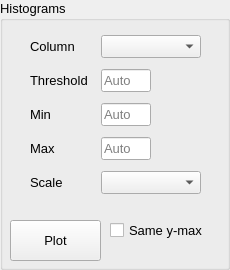
         <widget class="QGroupBox" name="groupBox_4">
          <property name="font">
           <font>
            <family>Ubuntu</family>
            <pointsize>10</pointsize>
           </font>
          </property>
          <property name="title">
           <string>Histograms</string>
          </property>
          <widget class="QCheckBox" name="checkBox_histograms_same_y">
           <property name="enabled">
            <bool>true</bool>
           </property>
           <property name="geometry">
            <rect>
             <x>110</x>
             <y>220</y>
             <width>111</width>
             <height>20</height>
            </rect>
           </property>
           <property name="font">
            <font>
             <family>Ubuntu</family>
             <pointsize>10</pointsize>
            </font>
           </property>
           <property name="toolTip">
            <string>&lt;html&gt;&lt;head/&gt;&lt;body&gt;&lt;p&gt;Creates histograms with the distribution of the absolute fluorescent intensities from each well. The histograms facilitates comparisions of how different well conditions influenses the expression of the target proteins. Sparsely populated well conditions can heavily reduce the comparability between the histograms due to widely different y-max values and are therefore suggested to be filtered out.&lt;/p&gt;&lt;/body&gt;&lt;/html&gt;</string>
           </property>
           <property name="text">
            <string>Same y-max</string>
           </property>
          </widget>
          <widget class="QPushButton" name="pushButton_plot_histograms">
           <property name="geometry">
            <rect>
             <x>10</x>
             <y>220</y>
             <width>91</width>
             <height>41</height>
            </rect>
           </property>
           <property name="font">
            <font>
             <family>Ubuntu</family>
             <pointsize>10</pointsize>
            </font>
           </property>
           <property name="text">
            <string>Plot</string>
           </property>
          </widget>
          <widget class="QWidget" name="layoutWidget">
           <property name="geometry">
            <rect>
             <x>30</x>
             <y>30</y>
             <width>171</width>
             <height>170</height>
            </rect>
           </property>
           <property name="font">
            <font>
             <family>Ubuntu</family>
             <pointsize>10</pointsize>
            </font>
           </property>
           <layout class="QGridLayout" name="gridLayout_16">
            <item row="4" column="2">
             <widget class="QComboBox" name="comboBox_hist_scale">
              <property name="minimumSize">
               <size>
                <width>100</width>
                <height>0</height>
               </size>
              </property>
              <property name="font">
               <font>
                <family>Ubuntu</family>
                <pointsize>10</pointsize>
               </font>
              </property>
             </widget>
            </item>
            <item row="1" column="0" colspan="2">
             <widget class="QLabel" name="label_threshold">
              <property name="minimumSize">
               <size>
                <width>30</width>
                <height>0</height>
               </size>
              </property>
              <property name="font">
               <font>
                <family>Ubuntu</family>
                <pointsize>10</pointsize>
               </font>
              </property>
              <property name="toolTip">
               <string>Channel 3 threshold, click to edit</string>
              </property>
              <property name="statusTip">
               <string>Channel 3 threshold, click to edit</string>
              </property>
              <property name="text">
               <string>Threshold</string>
              </property>
             </widget>
            </item>
            <item row="1" column="2">
             <widget class="QLineEdit" name="lineEdit_threshold">
              <property name="maximumSize">
               <size>
                <width>50</width>
                <height>16777215</height>
               </size>
              </property>
              <property name="font">
               <font>
                <family>Ubuntu</family>
                <pointsize>10</pointsize>
               </font>
              </property>
              <property name="toolTip">
               <string>The threshold must be an integer. &quot;Auto&quot; uses Otsu's method to minimize the intra-class variance.</string>
              </property>
              <property name="statusTip">
               <string>The threshold must be an integer. &quot;Auto&quot; uses Otsu's method to minimize the intra-class variance.</string>
              </property>
              <property name="text">
               <string/>
              </property>
              <property name="placeholderText">
               <string>Auto</string>
              </property>
              <property name="clearButtonEnabled">
               <bool>false</bool>
              </property>
             </widget>
            </item>
            <item row="2" column="2">
             <widget class="QLineEdit" name="lineEdit_xmin">
              <property name="enabled">
               <bool>true</bool>
              </property>
              <property name="maximumSize">
               <size>
                <width>50</width>
                <height>16777215</height>
               </size>
              </property>
              <property name="font">
               <font>
                <family>Ubuntu</family>
                <pointsize>10</pointsize>
               </font>
              </property>
              <property name="toolTip">
               <string>Must be an integer. &quot;Auto&quot; uses the minimum cell intensity in the plate and is sensitive to outliers. Either remove those or set the xrange manually</string>
              </property>
              <property name="statusTip">
               <string>&quot;Auto&quot; uses the minimum cell intensity in the plate and is sensitive to outliers. Either remove those or set the xrange manually</string>
              </property>
              <property name="text">
               <string/>
              </property>
              <property name="placeholderText">
               <string>Auto</string>
              </property>
             </widget>
            </item>
            <item row="3" column="2">
             <widget class="QLineEdit" name="lineEdit_xmax">
              <property name="enabled">
               <bool>true</bool>
              </property>
              <property name="maximumSize">
               <size>
                <width>50</width>
                <height>16777215</height>
               </size>
              </property>
              <property name="font">
               <font>
                <family>Ubuntu</family>
                <pointsize>10</pointsize>
               </font>
              </property>
              <property name="toolTip">
               <string>Must be an integer. &quot;Auto&quot; uses the maximum cell intensity in the plate and is sensitive to outliers. Either remove those or set the xrange manually</string>
              </property>
              <property name="statusTip">
               <string>&quot;Auto&quot; uses the maximum cell intensity in the plate and is sensitive to outliers. Either remove those or set the xrange manually</string>
              </property>
              <property name="text">
               <string/>
              </property>
              <property name="placeholderText">
               <string>Auto</string>
              </property>
             </widget>
            </item>
            <item row="2" column="0" colspan="2">
             <widget class="QLabel" name="label_xmin">
              <property name="enabled">
               <bool>true</bool>
              </property>
              <property name="minimumSize">
               <size>
                <width>30</width>
                <height>0</height>
               </size>
              </property>
              <property name="font">
               <font>
                <family>Ubuntu</family>
                <pointsize>10</pointsize>
               </font>
              </property>
              <property name="toolTip">
               <string>&quot;Auto&quot; is sensitive to outliers. Either remove those or set the xrange manually</string>
              </property>
              <property name="statusTip">
               <string>&quot;Auto&quot; is sensitive to outliers. Either remove those or set the xrange manually</string>
              </property>
              <property name="text">
               <string>Min</string>
              </property>
             </widget>
            </item>
            <item row="3" column="0" colspan="2">
             <widget class="QLabel" name="label_xmax">
              <property name="enabled">
               <bool>true</bool>
              </property>
              <property name="minimumSize">
               <size>
                <width>30</width>
                <height>0</height>
               </size>
              </property>
              <property name="font">
               <font>
                <family>Ubuntu</family>
                <pointsize>10</pointsize>
               </font>
              </property>
              <property name="toolTip">
               <string>&quot;Auto&quot; is sensitive to outliers. Either remove those or set the xrange manually</string>
              </property>
              <property name="statusTip">
               <string>&quot;Auto&quot; is sensitive to outliers. Either remove those or set the xrange manually</string>
              </property>
              <property name="text">
               <string>Max</string>
              </property>
             </widget>
            </item>
            <item row="4" column="0" colspan="2">
             <widget class="QLabel" name="label_xmax_2">
              <property name="enabled">
               <bool>true</bool>
              </property>
              <property name="minimumSize">
               <size>
                <width>30</width>
                <height>0</height>
               </size>
              </property>
              <property name="font">
               <font>
                <family>Ubuntu</family>
                <pointsize>10</pointsize>
               </font>
              </property>
              <property name="toolTip">
               <string>&quot;Auto&quot; is sensitive to outliers. Either remove those or set the xrange manually</string>
              </property>
              <property name="statusTip">
               <string>&quot;Auto&quot; is sensitive to outliers. Either remove those or set the xrange manually</string>
              </property>
              <property name="text">
               <string>Scale</string>
              </property>
             </widget>
            </item>
            <item row="0" column="2">
             <widget class="QComboBox" name="comboBox_hist_col">
              <property name="minimumSize">
               <size>
                <width>100</width>
                <height>0</height>
               </size>
              </property>
              <property name="font">
               <font>
                <family>Ubuntu</family>
                <pointsize>10</pointsize>
               </font>
              </property>
             </widget>
            </item>
            <item row="0" column="0" colspan="2">
             <widget class="QLabel" name="label_5">
              <property name="font">
               <font>
                <family>Ubuntu</family>
                <pointsize>10</pointsize>
               </font>
              </property>
              <property name="text">
               <string>Column</string>
              </property>
             </widget>
            </item>
           </layout>
          </widget>
         </widget>
